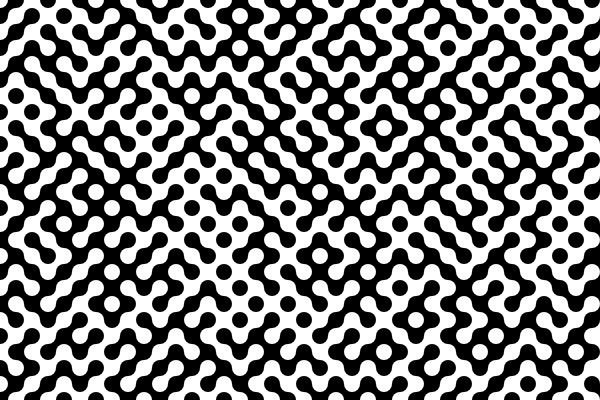
Frame 1 (no input)
Frame 60 (no input): identical to frame 1, image omitted
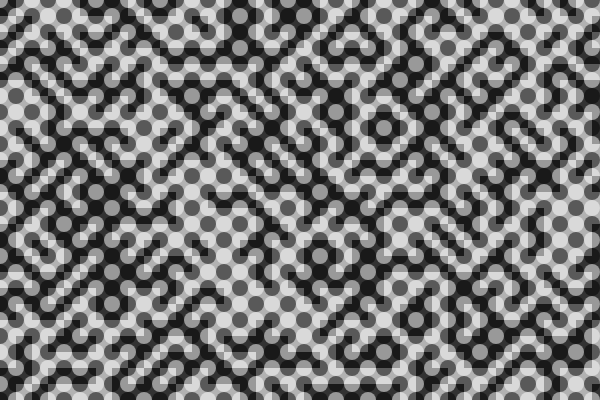
Frame 120 (the mouse pressed at the canvas centre since frame 60)

The p5.js sketch that drew these frames (run headless with seeded random() and noise() and a simulated clock; from frame 60 on, the mouse is pressed at the canvas centre):

// p5.js sketch
// ── sketch.js
// https://editor.p5js.org/jht1493/sketches/EkUoNfJ_x
// Truchet Vamoss a_width

let a_seed = [];
let a_dim = 16;
let a_width = 600;
let a_height = 400;

function setup() {
  createCanvas(a_width, a_height);
  noStroke();

  for (let x = 0; x < a_width; x += a_dim) {
    for (let y = 0; y < a_height; y += a_dim) {
      a_seed.push(floor(random(2)));
    }
  }
}

function draw() {
  background(100);

  let alpha1 = map(mouseX, 0, a_width, 255, 0);
  let alpha2 = map(mouseY, 0, a_height, 255, 0);

  let index = 0;
  for (let x = 0; x < a_width; x += a_dim) {
    for (let y = 0; y < a_height; y += a_dim) {
      let fillc = a_seed[index] == 0 ? 255 : 0;
      fill(fillc, alpha2);
      rect(x, y, a_dim, a_dim);
      index++;
    }
  }
  for (let x = 0, ix = 0; x <= a_width; x += a_dim, ix++) {
    for (let y = 0, iy = 0; y <= a_height; y += a_dim, iy++) {
      let fillc = (ix + iy) % 2 == 0 ? 255 : 0;
      fill(fillc, alpha1);
      circle(x, y, a_dim);
    }
  }
}

// https://editor.p5js.org/jht1493/sketches/4G63C6hW7
// Truchet Vamoss rect circle

// https://editor.p5js.org/jht1493/sketches/lhI9E2O7P
// https://openprocessing.org/sketch/1354815/
// Truchet in p5js by Vamoss
